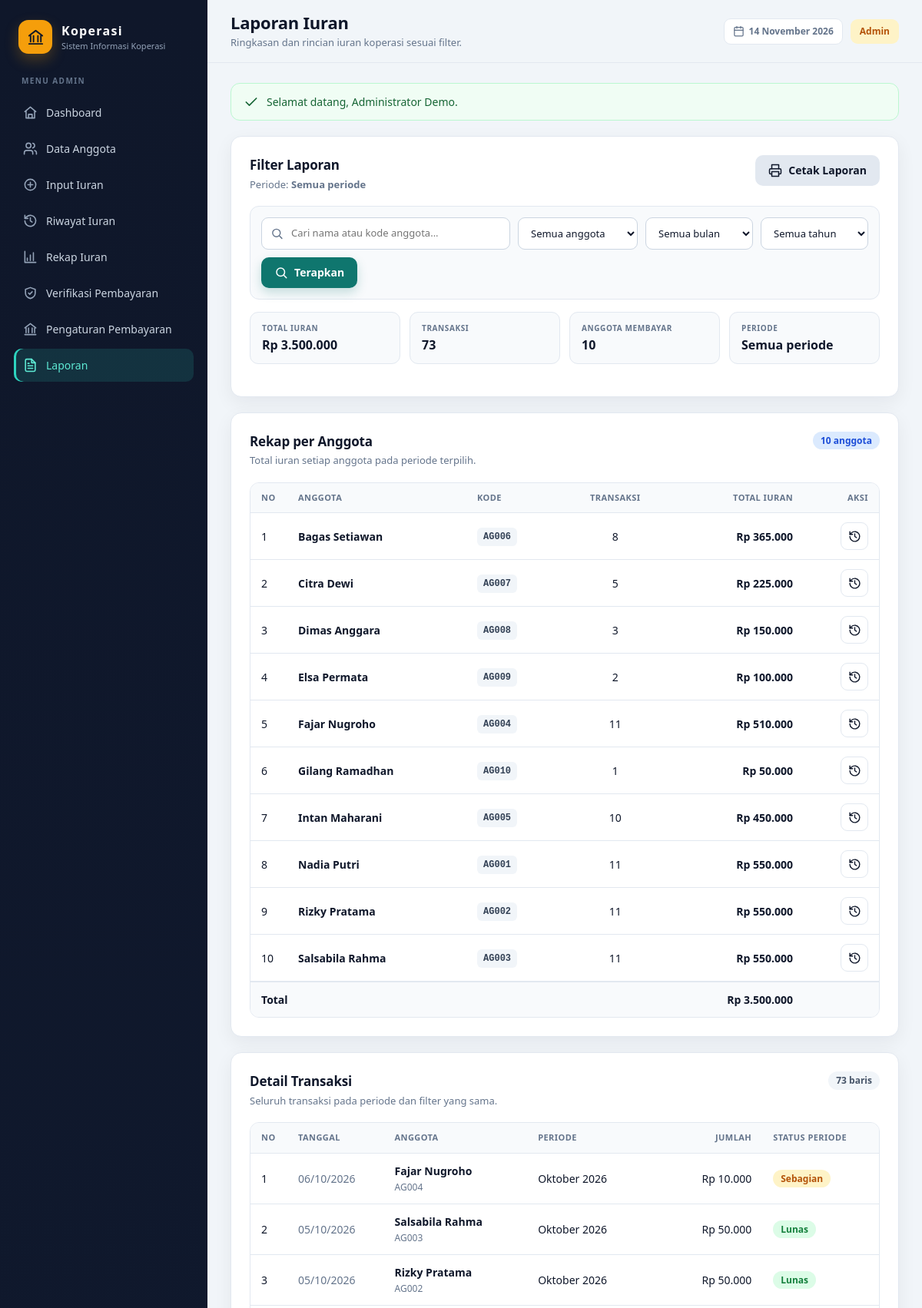
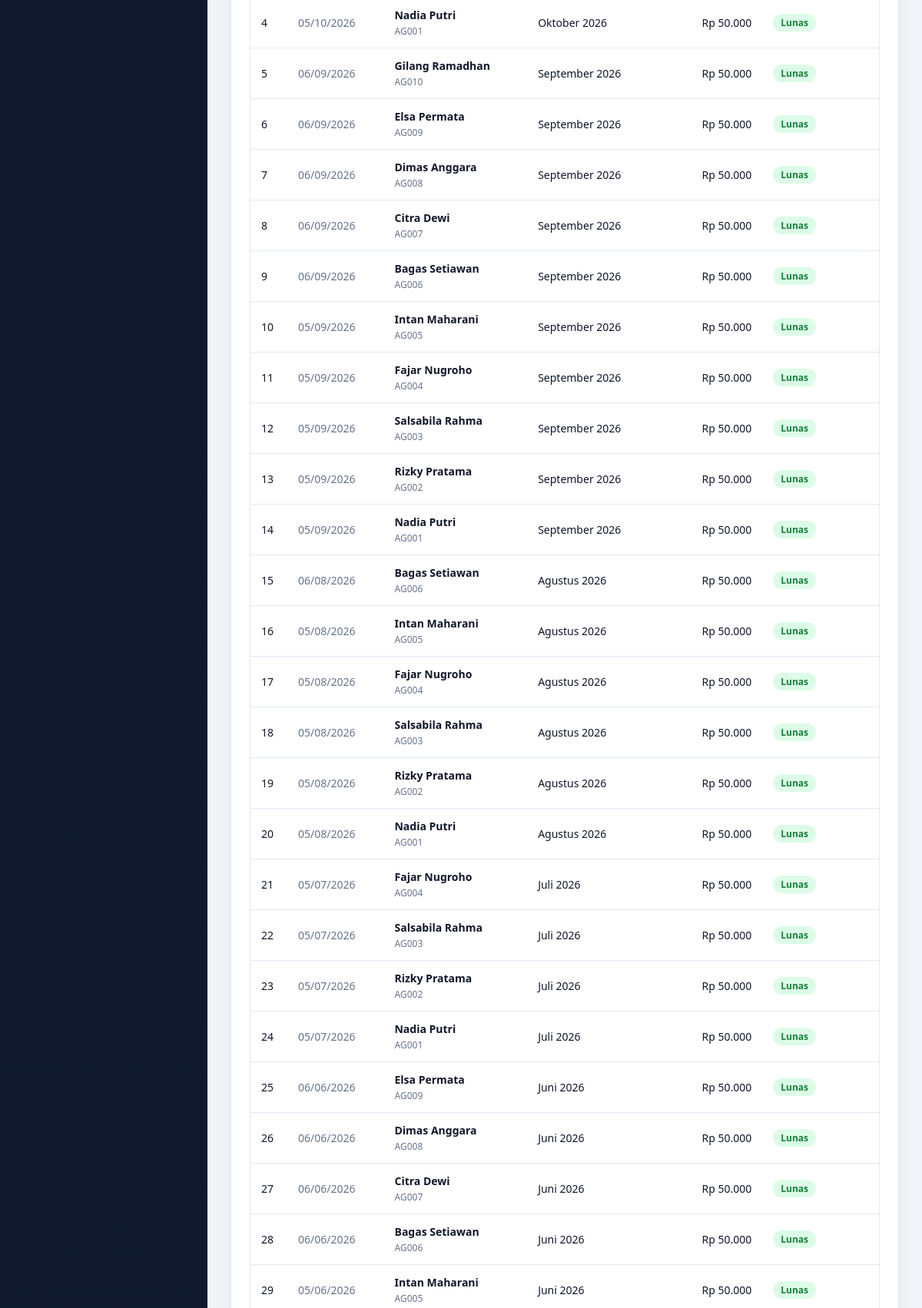
Screenshot of /laporan.php (signed in, upper part) with the database file from the repository (2 pictures, top to bottom).
### tables this page shows
CREATE TABLE `anggota` (
    `id` INT(11) NOT NULL AUTO_INCREMENT,
    `kode_anggota` VARCHAR(20) NOT NULL,
    `nama` VARCHAR(100) NOT NULL,
    `alamat` TEXT DEFAULT NULL,
    `telepon` VARCHAR(20) DEFAULT NULL,
    PRIMARY KEY (`id`),
    UNIQUE KEY `uq_anggota_kode` (`kode_anggota`)
);

CREATE TABLE `kas` (
    `id` INT(11) NOT NULL AUTO_INCREMENT,
    `anggota_id` INT(11) NOT NULL,
    `bulan` VARCHAR(20) NOT NULL,
    `tahun` INT(11) NOT NULL,
    `jumlah` DECIMAL(12,2) NOT NULL,
    `tanggal` TIMESTAMP NOT NULL DEFAULT CURRENT_TIMESTAMP,
    PRIMARY KEY (`id`),
    KEY `idx_kas_anggota` (`anggota_id`),
    KEY `idx_kas_periode` (`tahun`, `bulan`),
    KEY `idx_kas_anggota_periode` (`anggota_id`, `tahun`, `bulan`),
    CONSTRAINT `fk_kas_anggota` FOREIGN KEY (`anggota_id`)
        REFERENCES `anggota` (`id`) ON DELETE RESTRICT ON UPDATE CASCADE,
    CONSTRAINT `chk_kas_jumlah` CHECK (`jumlah` > 0),
    CONSTRAINT `chk_kas_tahun` CHECK (`tahun` BETWEEN 2000 AND 2100)
);

### includes/report.php (called while the page is built, shortened)
<?php
function laporan_filter(array $source): array
{
    $anggotaId = 0;
    $bulan = '';
    $tahun = '';
    $q = '';
    return [
        'anggota_id' => $anggotaId,
        'bulan' => $bulan,
        'tahun' => $tahun,
        'q' => $q,
    ];
}
function kas_filter_sql(array $filter): array
{
    $where = [];
    $params = [];
    return [
        $where === [] ? '' : ' WHERE ' . implode(' AND ', $where),
        $params,
    ];
}
function laporan_query_params(array $filter): array
{
    $params = [];
    return $params;
}
function periode_teks(array $filter): string
{
    return 'Semua periode';
}
function laporan_ringkasan(mysqli $conn, array $filter): array
{
    [$where, $params] = kas_filter_sql($filter);
    $row = db_one(
        $conn,
        'SELECT COUNT(*) AS jumlah_transaksi,
                COALESCE(SUM(kas.jumlah), 0) AS total,
                COUNT(DISTINCT kas.anggota_id) AS jumlah_anggota
         FROM kas
         LEFT JOIN anggota ON anggota.id = kas.anggota_id'
        . $where,
        $params
    );
    return [
        'jumlah_transaksi' => (int) ($row['jumlah_transaksi'] ?? 0),
        'total' => (float) ($row['total'] ?? 0),
        'jumlah_anggota' => (int) ($row['jumlah_anggota'] ?? 0),
    ];
}
function laporan_rekap(mysqli $conn, array $filter): array
{
    [$where, $params] = kas_filter_sql($filter);
    return db_all(
        $conn,
        'SELECT anggota.id,
                anggota.kode_anggota,
                anggota.nama,
                COUNT(kas.id) AS jumlah_transaksi,
                COALESCE(SUM(kas.jumlah), 0) AS total
         FROM anggota
         INNER JOIN kas ON kas.anggota_id = anggota.id'
        . $where . '
         GROUP BY anggota.id, anggota.kode_anggota, anggota.nama
         ORDER BY anggota.nama ASC',
        $params
    );
}
function laporan_detail(mysqli $conn, array $filter, int $limit = 0, int $offset = 0): array
{
    [$where, $params] = kas_filter_sql($filter);
    $sql = 'SELECT kas.id, kas.anggota_id, kas.bulan, kas.tahun, kas.jumlah, kas.tanggal,
                   anggota.nama, anggota.kode_anggota,
                   (SELECT COALESCE(SUM(k2.jumlah), 0)
                    FROM kas k2
                    WHERE k2.anggota_id = kas.anggota_id
                      AND k2.bulan = kas.bulan
                      AND k2.tahun = kas.tahun) AS total_periode
            FROM kas
            LEFT JOIN anggota ON anggota.id = kas.anggota_id'
        . $where . '
         ORDER BY kas.tahun DESC, kas.tanggal DESC, kas.id DESC';
    return db_all($conn, $sql, $params);
}

### laporan.php (the view, shortened to what this page needs)
<?php
require_once __DIR__ . '/includes/bootstrap.php';
$filter = laporan_filter($_GET);
$filterParams = laporan_query_params($filter);
$ringkasan = laporan_ringkasan($conn, $filter);
$rekap = laporan_rekap($conn, $filter);
$detail = laporan_detail($conn, $filter);
$totalRekap = 0.0;
foreach ($rekap as $row) {
    $totalRekap += (float) $row['total'];
}
render_app_start(
    'Laporan',
    'laporan.php',
    'Laporan Iuran',
    'Ringkasan dan rincian iuran koperasi sesuai filter.'
);
?>
<section class="panel">
    <div class="panel-head">
        <div>
            <h2>Filter Laporan</h2>
            <p>Periode: <strong><?= e(periode_teks($filter)) ?></strong><?= $filter['q'] !== '' ? ' · Pencarian: "' . e($filter['q']) . '"' : '' ?></p>
        </div>
        <a class="btn btn-secondary" href="cetak.php?<?= e(http_build_query($filterParams)) ?>" target="_blank" rel="noopener">
            <?= icon('print') ?> Cetak Laporan
        </a>
    </div>
    <form method="get" class="filter-bar">
        <div class="search-input">
            <input type="text" name="q" value="<?= e($filter['q']) ?>"
                   placeholder="Cari nama atau kode anggota..." maxlength="100">
        </div>
        <select name="anggota_id" aria-label="Filter anggota">
            <option value="">Semua anggota</option>
        </select>
        <select name="bulan" aria-label="Filter bulan">
            <option value="">Semua bulan</option>
        </select>
        <select name="tahun" aria-label="Filter tahun">
            <option value="">Semua tahun</option>
        </select>
        <button type="submit" class="btn btn-primary"><?= icon('search') ?> Terapkan</button>
    </form>
    <div class="mini-stats">
        <div class="mini-stat">
            <span>Total Iuran</span>
            <strong><?= rupiah($ringkasan['total']) ?></strong>
        </div>
        <div class="mini-stat">
            <span>Transaksi</span>
            <strong><?= number_format($ringkasan['jumlah_transaksi'], 0, ',', '.') ?></strong>
        </div>
        <div class="mini-stat">
            <span>Anggota Membayar</span>
            <strong><?= number_format($ringkasan['jumlah_anggota'], 0, ',', '.') ?></strong>
        </div>
        <div class="mini-stat">
            <span>Periode</span>
            <strong><?= e(periode_teks($filter)) ?></strong>
        </div>
    </div>
</section>
<?php if ($rekap === []): ?>
    <section class="panel">
        <div class="empty-state">
            <?= icon('report') ?>
            <h3>Tidak ada data laporan</h3>
            <p>Belum ada pembayaran yang cocok dengan filter yang dipilih.</p>
            <a class="btn btn-primary" href="kas.php"><?= icon('plus') ?> Input Iuran</a>
        </div>
    </section>
<?php else: ?>
    <section class="panel">
        <div class="panel-head">
            <div>
                <h2>Rekap per Anggota</h2>
                <p>Total iuran setiap anggota pada periode terpilih.</p>
            </div>
            <span class="badge badge-info"><?= count($rekap) ?> anggota</span>
        </div>
        <div class="table-wrap">
            <table>
                <thead>
                    <tr>
                        <th class="w-narrow">No</th>
                        <th>Anggota</th>
                        <th>Kode</th>
                        <th class="text-center">Transaksi</th>
                        <th class="text-right">Total Iuran</th>
                        <th class="text-right">Aksi</th>
                    </tr>
                </thead>
                <tbody>
                    <?php foreach ($rekap as $index => $row): ?>
                        <tr>
                            <td><?= $index + 1 ?></td>
                            <td><strong><?= e($row['nama']) ?></strong></td>
                            <td><span class="code-pill"><?= e($row['kode_anggota']) ?></span></td>
                            <td class="text-center"><?= (int) $row['jumlah_transaksi'] ?></td>
                            <td class="text-right"><strong><?= rupiah($row['total']) ?></strong></td>
                            <td class="text-right">
                                <a class="btn btn-icon btn-ghost"
                                   href="riwayat_iuran.php?anggota_id=<?= (int) $row['id'] ?><?= $filter['bulan'] !== '' ? '&bulan=' . urlencode($filter['bulan']) : '' ?><?= $filter['tahun'] !== '' ? '&tahun=' . urlencode($filter['tahun']) : '' ?>"
                                   title="Lihat riwayat anggota" aria-label="Lihat riwayat anggota">
                                    <?= icon('history') ?>
                                </a>
                            </td>
                        </tr>
                    <?php endforeach; ?>
                </tbody>
                <tfoot>
                    <tr>
                        <td colspan="4"><strong>Total</strong></td>
                        <td class="text-right"><strong><?= rupiah($totalRekap) ?></strong></td>
                        <td></td>
                    </tr>
                </tfoot>
            </table>
        </div>
    </section>
    <section class="panel">
        <div class="panel-head">
            <div>
                <h2>Detail Transaksi</h2>
                <p>Seluruh transaksi pada periode dan filter yang sama.</p>
            </div>
            <span class="badge badge-muted"><?= number_format(count($detail), 0, ',', '.') ?> baris</span>
        </div>
        <div class="table-wrap">
            <table>
                <thead>
                    <tr>
                        <th class="w-narrow">No</th>
                        <th>Tanggal</th>
                        <th>Anggota</th>
                        <th>Periode</th>
                        <th class="text-right">Jumlah</th>
                        <th>Status Periode</th>
                    </tr>
                </thead>
                <tbody>
                    <?php foreach ($detail as $index => $row): ?>
                        <tr>
                            <td><?= $index + 1 ?></td>
                            <td class="text-muted"><?= e(tanggal_indo($row['tanggal'])) ?></td>
                            <td>
                                <strong><?= e($row['nama'] ?? 'Anggota dihapus') ?></strong>
                                <div class="table-sub"><?= e($row['kode_anggota'] ?? '-') ?></div>
                            </td>
                            <td><?= e($row['bulan']) ?> <?= e((string) $row['tahun']) ?></td>
                            <td class="text-right"><?= rupiah($row['jumlah']) ?></td>
                            <td><?= status_badge((float) ($row['total_periode'] ?? $row['jumlah'])) ?></td>
                        </tr>
                    <?php endforeach; ?>
                </tbody>
            </table>
        </div>
    </section>
<?php endif; ?>

### includes/functions.php (shortened to what this page needs)
<?php
function e(mixed $value): string
{
    return htmlspecialchars((string) ($value ?? ''), ENT_QUOTES, 'UTF-8');
}
function rupiah(mixed $number): string
{
    return 'Rp ' . number_format((float) $number, 0, ',', '.');
}
function tanggal_indo(?string $datetime, bool $denganWaktu = false): string
{
    $timestamp = strtotime($datetime);
    return date($denganWaktu ? 'd/m/Y H:i' : 'd/m/Y', $timestamp);
}
function status_badge(float $total): string
{
    if ($total < IURAN_WAJIB) {
        return '<span class="badge badge-warning">Sebagian</span>';
    }
    return '<span class="badge badge-success">Lunas</span>';
}
function take_flashes(): array
{
    $flashes = $_SESSION['flash'] ?? [];
    return is_array($flashes) ? $flashes : [];
}
function render_flashes(): string
{
    $flashes = take_flashes();
    $allowed = ['success', 'danger', 'warning', 'info'];
    $icons = [
        'success' => 'check',
        'danger' => 'alert',
        'warning' => 'alert',
        'info' => 'info',
    ];
    $html = '';
    foreach ($flashes as $item) {
        $type = in_array($item['type'] ?? '', $allowed, true) ? $item['type'] : 'info';
        $html .= '<div class="alert alert-' . $type . '" role="alert">'
            . icon($icons[$type])
            . '<span>' . e($item['message'] ?? '') . '</span>'
            . '</div>';
    }
    return $html;
}
function db_stmt(mysqli $conn, string $sql, array $params = []): mysqli_stmt
{
    $stmt = $conn->prepare($sql);
    $stmt->execute($params === [] ? null : $params);
    return $stmt;
}
function db_all(mysqli $conn, string $sql, array $params = []): array
{
    $stmt = db_stmt($conn, $sql, $params);
    $result = $stmt->get_result();
    $rows = $result instanceof mysqli_result ? $result->fetch_all(MYSQLI_ASSOC) : [];
    return $rows;
}
function db_one(mysqli $conn, string $sql, array $params = []): ?array
{
    $rows = db_all($conn, $sql, $params);
    return $rows[0] ?? null;
}
function icon(string $name, string $class = ''): string
{
    $path = $icons[$name] ?? $icons['info'];
    $extra = $class !== '' ? ' ' . e($class) : '';
    return '<svg class="icon' . $extra . '" viewBox="0 0 24 24" fill="none" stroke="currentColor" '
        . 'stroke-width="2" stroke-linecap="round" stroke-linejoin="round" aria-hidden="true">'
        . $path . '</svg>';
}

### rows the page displays
anggota: nama "Bagas Setiawan", kode_anggota "AG006", jumlah_transaksi "8", total "Rp 365.000"
anggota: nama "Citra Dewi", kode_anggota "AG007", jumlah_transaksi "5", total "Rp 225.000"
anggota: nama "Dimas Anggara", kode_anggota "AG008", jumlah_transaksi "3", total "Rp 150.000"
anggota: nama "Elsa Permata", kode_anggota "AG009", jumlah_transaksi "2", total "Rp 100.000"
anggota: nama "Fajar Nugroho", kode_anggota "AG004", jumlah_transaksi "11", total "Rp 510.000"
anggota: nama "Gilang Ramadhan", kode_anggota "AG010", jumlah_transaksi "1", total "Rp 50.000"
anggota: nama "Intan Maharani", kode_anggota "AG005", jumlah_transaksi "10", total "Rp 450.000"
anggota: nama "Nadia Putri", kode_anggota "AG001", jumlah_transaksi "11", total "Rp 550.000"
anggota: nama "Rizky Pratama", kode_anggota "AG002", jumlah_transaksi "11", total "Rp 550.000"
anggota: nama "Salsabila Rahma", kode_anggota "AG003", jumlah_transaksi "11", total "Rp 550.000"
kas: tanggal "06/10/2026", anggota.nama "Fajar Nugroho", anggota.kode_anggota "AG004", bulan "Oktober", tahun "2026", jumlah "Rp 10.000", shows "Sebagian"
kas: tanggal "05/10/2026", anggota.nama "Salsabila Rahma", anggota.kode_anggota "AG003", bulan "Oktober", tahun "2026", jumlah "Rp 50.000"
kas: tanggal "05/10/2026", anggota.nama "Rizky Pratama", anggota.kode_anggota "AG002", bulan "Oktober", tahun "2026", jumlah "Rp 50.000"
kas: tanggal "05/10/2026", anggota.nama "Nadia Putri", anggota.kode_anggota "AG001", bulan "Oktober", tahun "2026", jumlah "Rp 50.000"
kas: tanggal "06/09/2026", anggota.nama "Gilang Ramadhan", anggota.kode_anggota "AG010", bulan "September", tahun "2026", jumlah "Rp 50.000"
kas: tanggal "06/09/2026", anggota.nama "Elsa Permata", anggota.kode_anggota "AG009", bulan "September", tahun "2026", jumlah "Rp 50.000"
kas: tanggal "06/09/2026", anggota.nama "Dimas Anggara", anggota.kode_anggota "AG008", bulan "September", tahun "2026", jumlah "Rp 50.000"
kas: tanggal "06/09/2026", anggota.nama "Citra Dewi", anggota.kode_anggota "AG007", bulan "September", tahun "2026", jumlah "Rp 50.000"
kas: tanggal "06/09/2026", anggota.nama "Bagas Setiawan", anggota.kode_anggota "AG006", bulan "September", tahun "2026", jumlah "Rp 50.000"
kas: tanggal "05/09/2026", anggota.nama "Intan Maharani", anggota.kode_anggota "AG005", bulan "September", tahun "2026", jumlah "Rp 50.000"
kas: tanggal "05/09/2026", anggota.nama "Fajar Nugroho", anggota.kode_anggota "AG004", bulan "September", tahun "2026", jumlah "Rp 50.000"
kas: tanggal "05/09/2026", anggota.nama "Salsabila Rahma", anggota.kode_anggota "AG003", bulan "September", tahun "2026", jumlah "Rp 50.000"
kas: tanggal "05/09/2026", anggota.nama "Rizky Pratama", anggota.kode_anggota "AG002", bulan "September", tahun "2026", jumlah "Rp 50.000"
kas: tanggal "05/09/2026", anggota.nama "Nadia Putri", anggota.kode_anggota "AG001", bulan "September", tahun "2026", jumlah "Rp 50.000"
kas: tanggal "06/08/2026", anggota.nama "Bagas Setiawan", anggota.kode_anggota "AG006", bulan "Agustus", tahun "2026", jumlah "Rp 50.000"
kas: tanggal "05/08/2026", anggota.nama "Intan Maharani", anggota.kode_anggota "AG005", bulan "Agustus", tahun "2026", jumlah "Rp 50.000"
kas: tanggal "05/08/2026", anggota.nama "Fajar Nugroho", anggota.kode_anggota "AG004", bulan "Agustus", tahun "2026", jumlah "Rp 50.000"
kas: tanggal "05/08/2026", anggota.nama "Salsabila Rahma", anggota.kode_anggota "AG003", bulan "Agustus", tahun "2026", jumlah "Rp 50.000"
kas: tanggal "05/08/2026", anggota.nama "Rizky Pratama", anggota.kode_anggota "AG002", bulan "Agustus", tahun "2026", jumlah "Rp 50.000"
kas: tanggal "05/08/2026", anggota.nama "Nadia Putri", anggota.kode_anggota "AG001", bulan "Agustus", tahun "2026", jumlah "Rp 50.000"
kas: tanggal "05/07/2026", anggota.nama "Fajar Nugroho", anggota.kode_anggota "AG004", bulan "Juli", tahun "2026", jumlah "Rp 50.000"
kas: tanggal "05/07/2026", anggota.nama "Salsabila Rahma", anggota.kode_anggota "AG003", bulan "Juli", tahun "2026", jumlah "Rp 50.000"
kas: tanggal "05/07/2026", anggota.nama "Rizky Pratama", anggota.kode_anggota "AG002", bulan "Juli", tahun "2026", jumlah "Rp 50.000"
kas: tanggal "05/07/2026", anggota.nama "Nadia Putri", anggota.kode_anggota "AG001", bulan "Juli", tahun "2026", jumlah "Rp 50.000"
kas: tanggal "06/06/2026", anggota.nama "Elsa Permata", anggota.kode_anggota "AG009", bulan "Juni", tahun "2026", jumlah "Rp 50.000"
kas: tanggal "06/06/2026", anggota.nama "Dimas Anggara", anggota.kode_anggota "AG008", bulan "Juni", tahun "2026", jumlah "Rp 50.000"
kas: tanggal "06/06/2026", anggota.nama "Citra Dewi", anggota.kode_anggota "AG007", bulan "Juni", tahun "2026", jumlah "Rp 50.000"
kas: tanggal "06/06/2026", anggota.nama "Bagas Setiawan", anggota.kode_anggota "AG006", bulan "Juni", tahun "2026", jumlah "Rp 50.000"
kas: tanggal "05/06/2026", anggota.nama "Intan Maharani", anggota.kode_anggota "AG005", bulan "Juni", tahun "2026", jumlah "Rp 50.000"

### other values shown
APP_NAME "Koperasi"
APP_TAGLINE "Sistem Informasi Koperasi"
$item['label'] "Dashboard"
$item['label'] "Data Anggota"
$item['label'] "Input Iuran"
$item['label'] "Riwayat Iuran"
$item['label'] "Rekap Iuran"
$item['label'] "Verifikasi Pembayaran"
$item['label'] "Pengaturan Pembayaran"
$item['label'] "Laporan"
$heading "Laporan Iuran"
$subtitle "Ringkasan dan rincian iuran koperasi sesuai filter."
tanggal_panjang() "14 November 2026"
$item['message'] "Selamat datang, Administrator Demo."
periode_teks($filter) "Semua periode"
